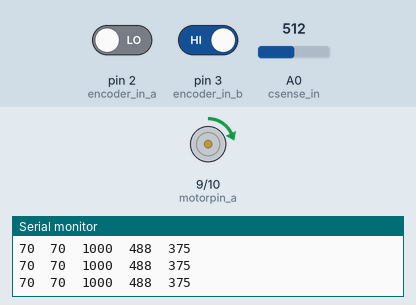
Recording of a sketch running on a simulated Arduino Uno, built with avr-gcc and run on an emulated ATmega328P. Parts: motor-driver pin pairs drawn as motors (green arrow = first pin HIGH = forward, orange = second pin HIGH = backward, longer = more drive), the last lines printed to the serial monitor. The inputs (shaded band) are chosen by the test bench; at power-on: A0 (csense_in) = 512, pin 2 (encoder_in_a) LOW, pin 3 (encoder_in_b) HIGH.

Above: at 9.2 s.
9.3 s: A0 (csense_in) set to 1023
At 10.0 s:
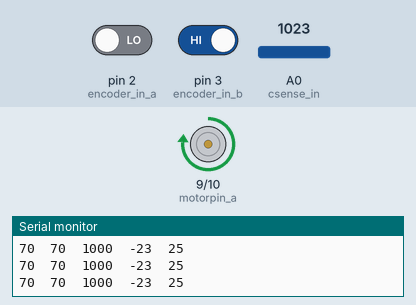
11.1 s: A0 (csense_in) set to 900
At 12.4 s:
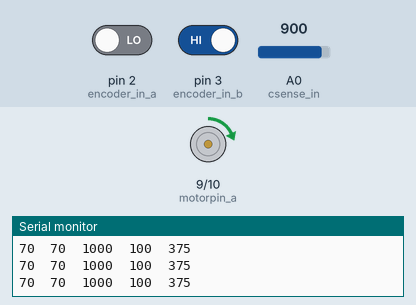
Timing chart, 0 to 14.1 s (numbered marks = the images above; inputs shaded):
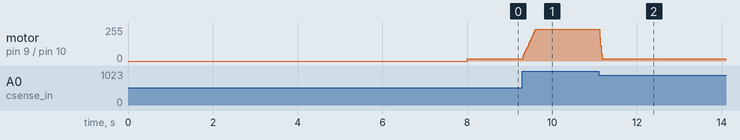

Measured:
- after the input at 9.3 s, motor on pin 9 (motorpin_a) / pin 10 (motorpin_b): moves from forward 16/255 to forward 239/255 over 0.30 s, starting at once
- after the input at 11.1 s, motor on pin 9 (motorpin_a) / pin 10 (motorpin_b): forward 239/255 → forward 16/255 at once

The sketch:

speed_loop5.ino
```cpp
// pwm limitations
const unsigned int max_count = 400;  // defines a operating pwm frequency of 20kHz 400
const unsigned int pwm_up_sat = 375;
const unsigned int pwm_low_sat = 25;

const unsigned int c_up_sat = 1000;
const unsigned int c_low_sat = 10;

// loop parameters
const unsigned int loop_time = 20;
unsigned int loop_repeat = 0;

// current loop parameters;
const float c_kp = 1, // 1
            c_ki = 0.975, // 0.975
            c_kd = 0.0;

// speed loop parameters
const float v_kp = 1, //
            v_ki = 0.35,
            v_kd = 0.0;


// pin placements
int motorpin_a = 9;
int motorpin_b = 10;
int csense_in = 0;
int encoder_in_a = 2;
int encoder_in_b = 3;


// global variables
unsigned int pwm = 300;
unsigned int dir =  1; // motor direction and speed

unsigned int c_command = 700; // in terms of adc value for the given circuit
signed int c_error[3] = {0,0,0}; // current loop variables

unsigned int v_command = 70; // in terms of count differences in an iteration
signed int v_error[3] = {0,0,0}; // speed loop variables

unsigned long int pos_count[2] = {0,0};


void setup()
{
  pinMode(motorpin_a,OUTPUT); digitalWrite(motorpin_a,LOW);
  pinMode(motorpin_b,OUTPUT); digitalWrite(motorpin_b,LOW);
  pinMode(encoder_in_a,INPUT);
  pinMode(encoder_in_b,INPUT);
  attachInterrupt(0,phase_a,CHANGE);
  attachInterrupt(1,phase_b,CHANGE);
  init_pwm_engine();
  Serial.begin(115200);
  delay(8000);
}

void loop()
{
  loop_repeat++;
  if (loop_repeat == 1){v_loop(); loop_repeat=0;}
  //v_loop();
  c_loop();
  set_pwm();
  purge_data();
  delay(loop_time);

}

// pwm functions
void init_pwm_engine()
{
  TCCR1A = _BV(COM1A1) | _BV(COM1B1) | _BV(WGM11);
  TCCR1B = _BV(WGM13) | _BV(CS10);     // prescaler 1 for the system clock which generates base clock of 8MHz
  ICR1 = max_count;
}

void set_pwm()
{
  if (dir==0) {OCR1A = pwm; OCR1B = 0;}
  else {OCR1A = 0; OCR1B = pwm;}
}

// count interrupts
void phase_a()
{
  boolean a,b;
  a = digitalRead(encoder_in_a);
  b = digitalRead(encoder_in_b);
  if ((a==1&&b==0)||(a==0&&b==1)) {pos_count[0]++;}
  if ((a==0&&b==0)||(a==1&&b==1)) {pos_count[0]--;}
}
void phase_b()
{
  boolean a,b;
  a = digitalRead(encoder_in_a);
  b = digitalRead(encoder_in_b);
  if ((a==1&&b==1)||(a==0&&b==0)) {pos_count[0]++;}
  if ((a==0&&b==1)||(a==1&&b==0)) {pos_count[0]--;}
}

// current loop correction
void c_loop()
{
  unsigned int c_read=0,i;
  for (i=0;i<5;i++)
  {
    c_read = c_read + analogRead(csense_in);
  }
  c_read /= 5;
  c_error[0] = c_command - c_read;
  c_pid();
  c_error[2] = c_error[1];
  c_error[1] = c_error[0];
}

void c_pid()
{
  float new_pwm;
  new_pwm = (float)pwm + c_kp*(c_error[0] - c_error[1]) + c_ki*c_error[1] + c_kd*(c_error[0] - c_error[2]);
  if (new_pwm >= pwm_up_sat) new_pwm = pwm_up_sat;
  if (new_pwm <= pwm_low_sat) new_pwm = pwm_low_sat;
  pwm = (int) new_pwm;
}

// speed loop correction
void v_loop()
{
  unsigned int v_read;
  v_read = pos_count[0] - pos_count[1];
  pos_count[1] = pos_count[0];
  v_error[0] = v_command - v_read;
  v_pid();
  v_error[2] = v_error[1];
  v_error[1] = v_error[0];
}

void v_pid()
{
  float new_c_command;
  new_c_command = (float)c_command + v_kp*(v_error[0] - v_error[1]) + v_ki*v_error[1] + v_kd*(v_error[0]-v_error[2]);
  if(new_c_command >= c_up_sat) new_c_command = c_up_sat;
  if(new_c_command <= c_low_sat) new_c_command = c_low_sat;
  c_command = (int)new_c_command;
}


// print data on serial port
void purge_data()
{

  //Serial.print((unsigned int)pos_count%65536,DEC); Serial.print("\t");
  Serial.print(v_command,DEC); Serial.print("\t");
  Serial.print(v_error[0],DEC); Serial.print("\t");
  Serial.print(c_command,DEC); Serial.print("\t");
  Serial.print(c_error[0],DEC); Serial.print("\t");
  Serial.println(pwm,DEC);
}
```
